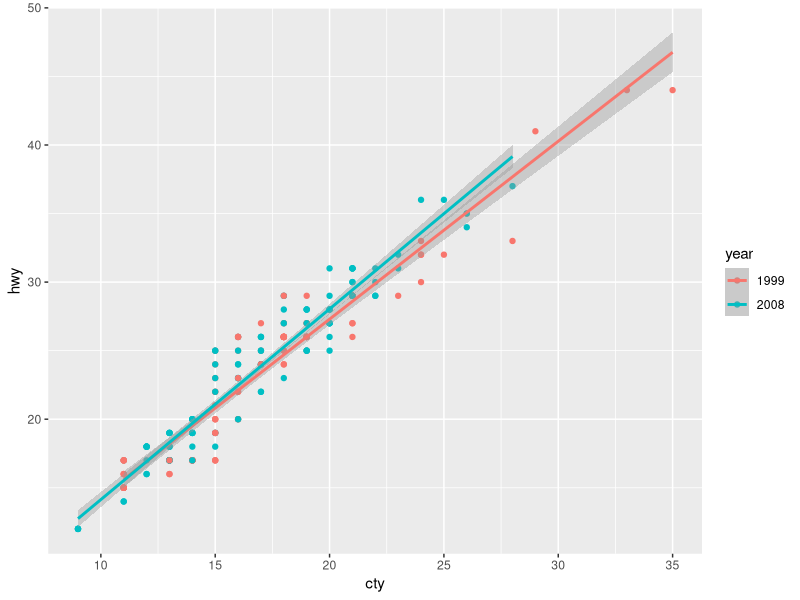
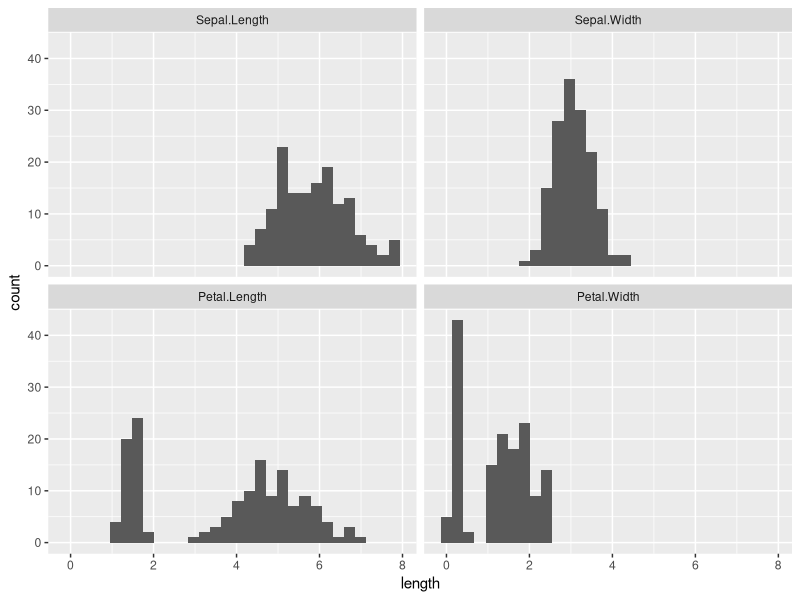
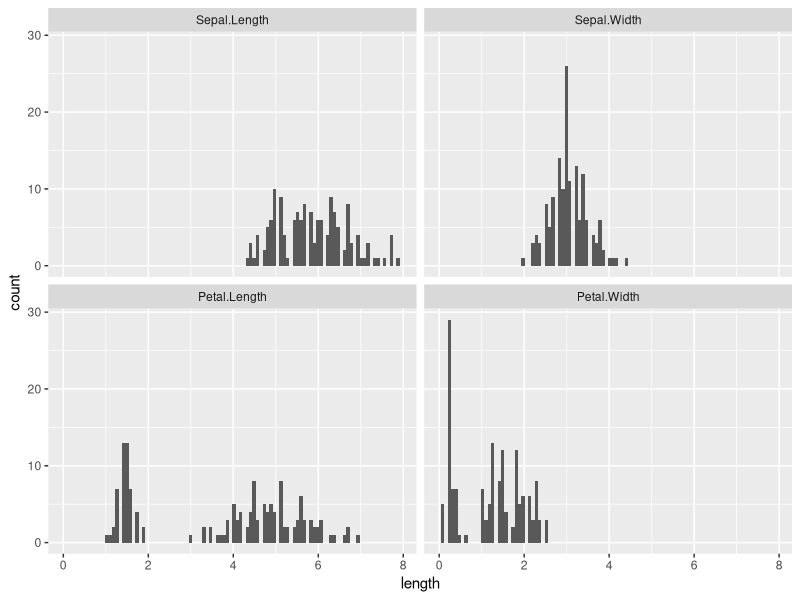
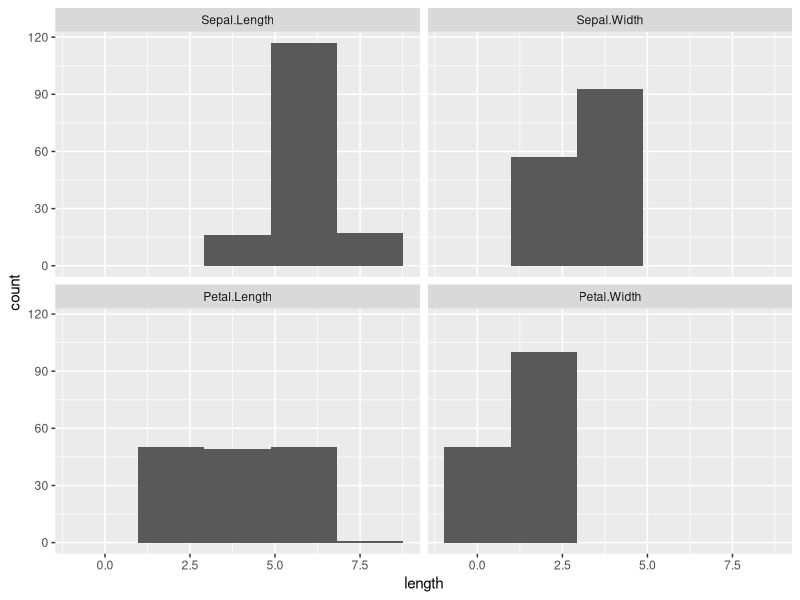
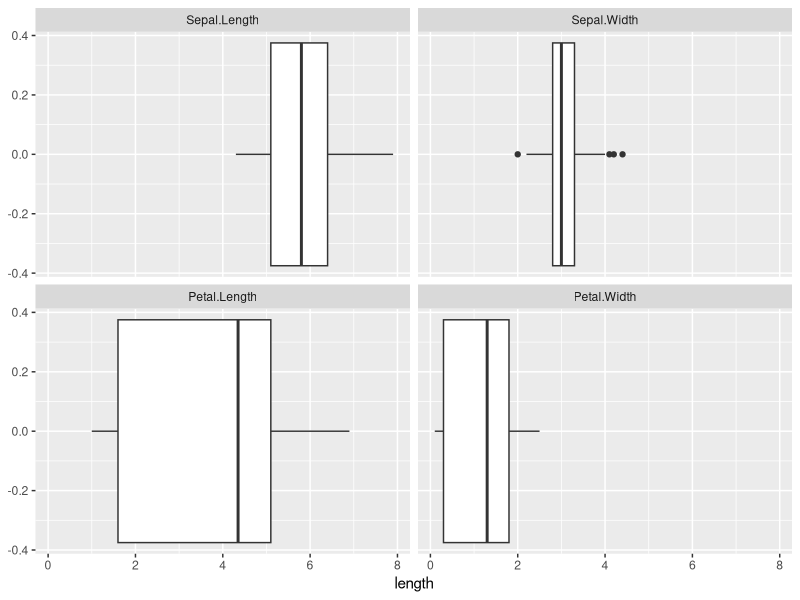
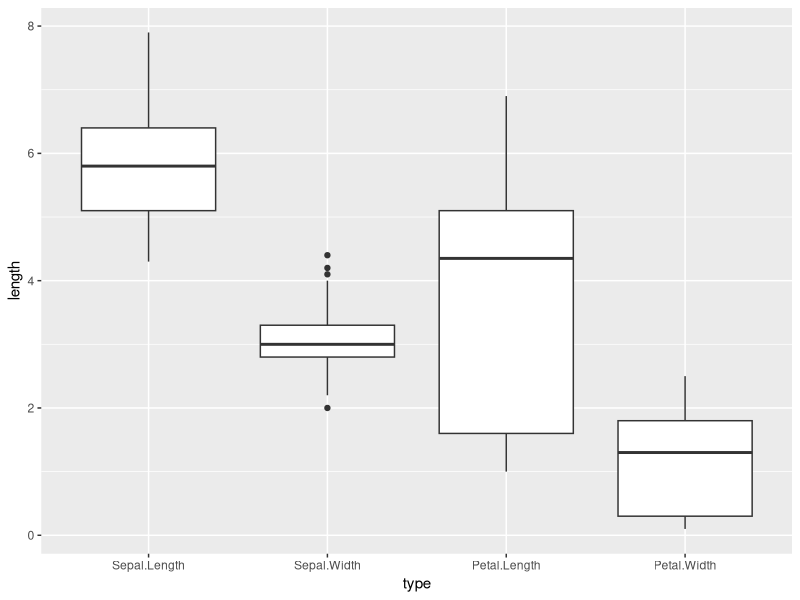
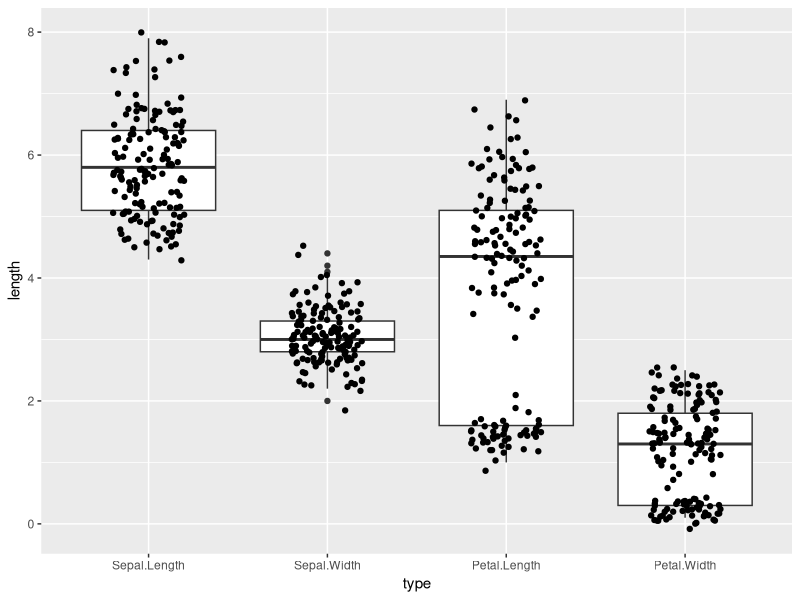
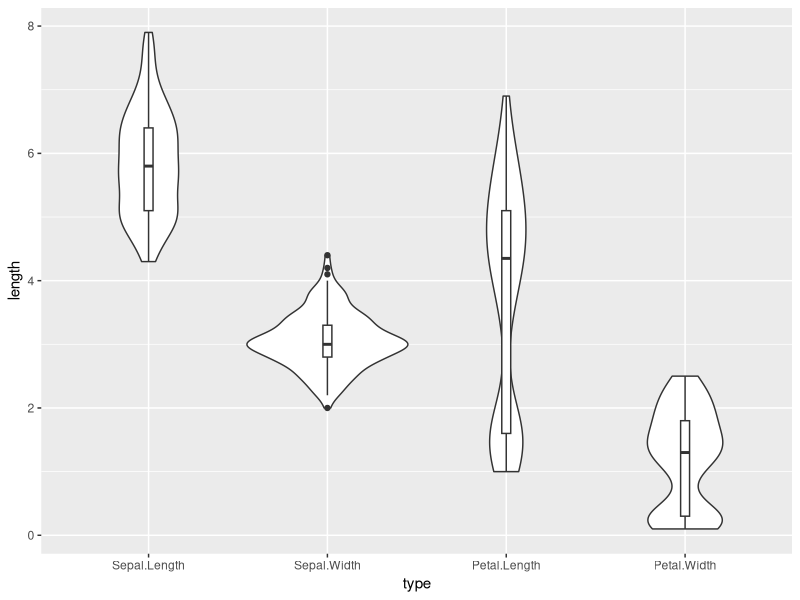

The R source for these figures, in order:
## ---- chunk 1
library(ggplot2)
library(data.table)
library(magrittr) # Needed for %>% operator
library(tidyr)
library(ggrepel)
## ---- chunk 2
data(mpg)
mpg <- as.data.table(mpg)

mpg[, year:=as.factor(year)]

ggplot(data=mpg, aes(x=cty, y=hwy, color=year)) +
  geom_point() +
  geom_smooth(method="lm")
## ---- chunk 3
data(iris)
iris

head(iris)
tail(iris)
## ---- chunk 4
iris_long_dt <- melt(as.data.table(iris), id.vars = "Species", variable.name = "type", value.name = "length")
iris_long_dt

ggplot(data=iris_long_dt, aes(length)) + 
  geom_histogram() +
  facet_wrap(facets = "type")
## ---- chunk 5
# with too many its difficult to see the distributions
ggplot(data=iris_long_dt, aes(length)) + 
  geom_histogram(bins = 100) +
  facet_wrap(facets = "type")

# with too few we would miss bimodal distribution in petal width
ggplot(data=iris_long_dt, aes(length)) + 
  geom_histogram(bins = 5) +
  facet_wrap(facets = "type")
## ---- chunk 6
ggplot(data=iris_long_dt, aes(length)) + 
  geom_boxplot() +
  facet_wrap(facets = "type")

ggplot(data=iris_long_dt, aes(x=type, y=length)) +
  geom_boxplot()
## ---- chunk 7
ggplot(data=iris_long_dt, aes(x=type, y=length)) +
  geom_boxplot() +
  geom_jitter(width = .2, height = .2)
## ---- chunk 8
ggplot(data=iris_long_dt, aes(x=type, y=length)) +
  geom_violin() +
  geom_boxplot(width=.05) 
## ---- chunk 9
iris_long_dt

ggplot(data=iris_long_dt, aes(x=Species, y=length, color=Species)) + 
  geom_jitter() +
  facet_wrap(facets = "type")

ggplot(data=iris_long_dt, aes(x=Species, y=length, color=Species)) + 
  geom_violin() +
  facet_wrap(facets = "type")

# This is the given solution (i think mine is better)
ggplot(data=iris_long_dt, aes(x=type, y=length, color = Species)) +
  geom_dotplot(binaxis="y", stackdir="centerwhole", dotsize=0.3)
## ---- chunk 10
iris

ggplot(data = iris, aes(x=Petal.Length, y=Petal.Width)) +
  geom_point() + 
  geom_smooth()

ggplot(data = iris, aes(x=Petal.Length, y=Petal.Width, color=Species)) +
  geom_point() + 
  geom_smooth()

## ---- chunk 11
ggplot(data = iris, aes(x=Petal.Length, y=Petal.Width, color=Species)) +
  geom_point() + 
  geom_smooth(method = "lm") +
  facet_wrap(facets = "Species", scales = "free")
